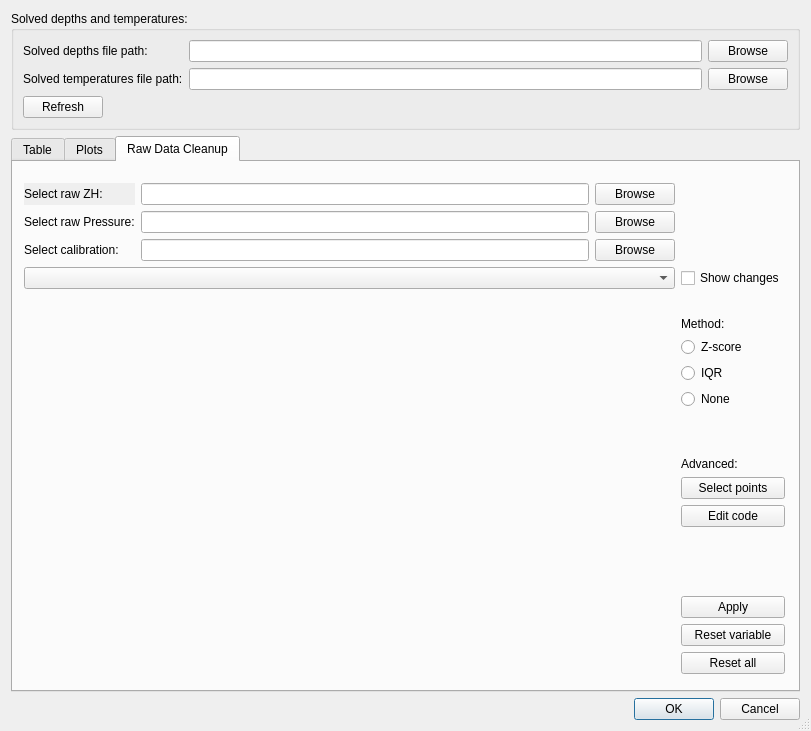
<?xml version="1.0" encoding="UTF-8"?>
<ui version="4.0">
 <class>TemperatureViewer</class>
 <widget class="QDialog" name="TemperatureViewer">
  <property name="geometry">
   <rect>
    <x>0</x>
    <y>0</y>
    <width>811</width>
    <height>731</height>
   </rect>
  </property>
  <property name="windowTitle">
   <string>Temperatures Viewer</string>
  </property>
  <property name="sizeGripEnabled">
   <bool>true</bool>
  </property>
  <layout class="QVBoxLayout" name="verticalLayout_5">
   <item>
    <widget class="QGroupBox" name="groupBox">
     <property name="title">
      <string>Solved depths and temperatures:</string>
     </property>
     <layout class="QGridLayout" name="gridLayout">
      <item row="0" column="0">
       <widget class="QLabel" name="label_3">
        <property name="text">
         <string>Solved depths file path:</string>
        </property>
       </widget>
      </item>
      <item row="0" column="1">
       <widget class="QLineEdit" name="lineEditDepthFile"/>
      </item>
      <item row="0" column="2">
       <widget class="QPushButton" name="pushButtonBrowseDepth">
        <property name="enabled">
         <bool>true</bool>
        </property>
        <property name="text">
         <string>Browse</string>
        </property>
       </widget>
      </item>
      <item row="1" column="0">
       <widget class="QLabel" name="label">
        <property name="text">
         <string>Solved temperatures file path:</string>
        </property>
       </widget>
      </item>
      <item row="1" column="1">
       <widget class="QLineEdit" name="lineEditTempFile"/>
      </item>
      <item row="1" column="2">
       <widget class="QPushButton" name="pushButtonBrowseTemp">
        <property name="enabled">
         <bool>true</bool>
        </property>
        <property name="text">
         <string>Browse</string>
        </property>
       </widget>
      </item>
      <item row="2" column="0" colspan="3">
       <layout class="QHBoxLayout" name="horizontalLayout">
        <item>
         <widget class="QPushButton" name="pushButtonRefresh">
          <property name="text">
           <string>Refresh</string>
          </property>
         </widget>
        </item>
        <item>
         <widget class="QLabel" name="labelStatus">
          <property name="text">
           <string/>
          </property>
         </widget>
        </item>
        <item>
         <spacer name="horizontalSpacer_2">
          <property name="orientation">
           <enum>Qt::Horizontal</enum>
          </property>
          <property name="sizeHint" stdset="0">
           <size>
            <width>118</width>
            <height>20</height>
           </size>
          </property>
         </spacer>
        </item>
       </layout>
      </item>
     </layout>
    </widget>
   </item>
   <item>
    <widget class="QTabWidget" name="tabWidget">
     <property name="currentIndex">
      <number>2</number>
     </property>
     <widget class="QWidget" name="tabTable">
      <attribute name="title">
       <string>Table</string>
      </attribute>
      <layout class="QVBoxLayout" name="verticalLayout_4">
       <item>
        <widget class="QTableView" name="tableView"/>
       </item>
      </layout>
     </widget>
     <widget class="QWidget" name="tabPlot">
      <attribute name="title">
       <string>Plots</string>
      </attribute>
      <layout class="QVBoxLayout" name="verticalLayout_2">
       <item>
        <widget class="QSplitter" name="splitter">
         <property name="orientation">
          <enum>Qt::Vertical</enum>
         </property>
         <widget class="QScrollArea" name="scrollAreaImage">
          <property name="frameShape">
           <enum>QFrame::NoFrame</enum>
          </property>
          <property name="widgetResizable">
           <bool>true</bool>
          </property>
          <widget class="QWidget" name="widgetImage">
           <property name="geometry">
            <rect>
             <x>0</x>
             <y>0</y>
             <width>771</width>
             <height>68</height>
            </rect>
           </property>
           <layout class="QVBoxLayout" name="verticalLayout_6">
            <property name="spacing">
             <number>0</number>
            </property>
            <property name="leftMargin">
             <number>0</number>
            </property>
            <property name="topMargin">
             <number>0</number>
            </property>
            <property name="rightMargin">
             <number>0</number>
            </property>
            <property name="bottomMargin">
             <number>0</number>
            </property>
           </layout>
          </widget>
         </widget>
         <widget class="QFrame" name="frame">
          <property name="frameShape">
           <enum>QFrame::NoFrame</enum>
          </property>
          <property name="frameShadow">
           <enum>QFrame::Plain</enum>
          </property>
          <layout class="QVBoxLayout" name="verticalLayout">
           <property name="spacing">
            <number>2</number>
           </property>
           <property name="leftMargin">
            <number>0</number>
           </property>
           <property name="topMargin">
            <number>0</number>
           </property>
           <property name="rightMargin">
            <number>0</number>
           </property>
           <property name="bottomMargin">
            <number>0</number>
           </property>
           <item>
            <layout class="QHBoxLayout" name="horizontalLayout_2" stretch="0,1,1">
             <item>
              <widget class="QLabel" name="label_2">
               <property name="text">
                <string>Select depth:</string>
               </property>
              </widget>
             </item>
             <item>
              <widget class="QComboBox" name="comboBoxDepth"/>
             </item>
             <item>
              <spacer name="horizontalSpacer">
               <property name="orientation">
                <enum>Qt::Horizontal</enum>
               </property>
               <property name="sizeHint" stdset="0">
                <size>
                 <width>40</width>
                 <height>20</height>
                </size>
               </property>
              </spacer>
             </item>
            </layout>
           </item>
           <item>
            <widget class="QScrollArea" name="scrollAreaCurve">
             <property name="frameShape">
              <enum>QFrame::NoFrame</enum>
             </property>
             <property name="frameShadow">
              <enum>QFrame::Sunken</enum>
             </property>
             <property name="verticalScrollBarPolicy">
              <enum>Qt::ScrollBarAsNeeded</enum>
             </property>
             <property name="sizeAdjustPolicy">
              <enum>QAbstractScrollArea::AdjustToContents</enum>
             </property>
             <property name="widgetResizable">
              <bool>true</bool>
             </property>
             <widget class="QWidget" name="widgetCurve">
              <property name="geometry">
               <rect>
                <x>0</x>
                <y>0</y>
                <width>771</width>
                <height>406</height>
               </rect>
              </property>
              <layout class="QVBoxLayout" name="verticalLayout_3">
               <property name="spacing">
                <number>0</number>
               </property>
               <property name="leftMargin">
                <number>0</number>
               </property>
               <property name="topMargin">
                <number>0</number>
               </property>
               <property name="rightMargin">
                <number>0</number>
               </property>
               <property name="bottomMargin">
                <number>0</number>
               </property>
              </layout>
             </widget>
            </widget>
           </item>
          </layout>
         </widget>
        </widget>
       </item>
      </layout>
     </widget>
     <widget class="QWidget" name="cleanDataTab">
      <property name="maximumSize">
       <size>
        <width>797</width>
        <height>559</height>
       </size>
      </property>
      <attribute name="title">
       <string>Raw Data Cleanup</string>
      </attribute>
      <widget class="QWidget" name="layoutWidget">
       <property name="geometry">
        <rect>
         <x>11</x>
         <y>21</y>
         <width>761</width>
         <height>491</height>
        </rect>
       </property>
       <layout class="QVBoxLayout" name="verticalLayout_8" stretch="0">
        <item>
         <layout class="QGridLayout" name="gridLayout_2">
          <item row="1" column="1">
           <widget class="QLineEdit" name="lineEditRawPressureFile"/>
          </item>
          <item row="11" column="3">
           <widget class="QLabel" name="labelAdvanced">
            <property name="text">
             <string>Advanced:</string>
            </property>
           </widget>
          </item>
          <item row="12" column="3">
           <widget class="QPushButton" name="pushButtonSelectPoints">
            <property name="text">
             <string>Select points</string>
            </property>
           </widget>
          </item>
          <item row="0" column="1">
           <widget class="QLineEdit" name="lineEditRawZHFile">
            <property name="autoFillBackground">
             <bool>true</bool>
            </property>
           </widget>
          </item>
          <item row="0" column="2">
           <widget class="QPushButton" name="pushButtonBrowseRawZH">
            <property name="autoFillBackground">
             <bool>true</bool>
            </property>
            <property name="text">
             <string>Browse</string>
            </property>
           </widget>
          </item>
          <item row="4" column="0" rowspan="16" colspan="3">
           <layout class="QVBoxLayout" name="widgetRawData"/>
          </item>
          <item row="13" column="3">
           <widget class="QPushButton" name="pushButtonEditCode">
            <property name="text">
             <string>Edit code</string>
            </property>
           </widget>
          </item>
          <item row="17" column="3">
           <widget class="QPushButton" name="pushButtonPrevisualize">
            <property name="text">
             <string>Apply</string>
            </property>
           </widget>
          </item>
          <item row="3" column="0" colspan="3">
           <widget class="QComboBox" name="comboBoxRawVar"/>
          </item>
          <item row="0" column="0">
           <widget class="QLabel" name="rawDataLabel">
            <property name="autoFillBackground">
             <bool>true</bool>
            </property>
            <property name="text">
             <string>Select raw ZH: </string>
            </property>
           </widget>
          </item>
          <item row="2" column="1">
           <widget class="QLineEdit" name="lineEditCalibrationFile"/>
          </item>
          <item row="1" column="0">
           <widget class="QLabel" name="label_4">
            <property name="text">
             <string>Select raw Pressure:</string>
            </property>
           </widget>
          </item>
          <item row="2" column="0">
           <widget class="QLabel" name="label_5">
            <property name="text">
             <string>Select calibration:</string>
            </property>
           </widget>
          </item>
          <item row="1" column="2">
           <widget class="QPushButton" name="pushButtonBrowseRauPressure">
            <property name="text">
             <string>Browse</string>
            </property>
           </widget>
          </item>
          <item row="2" column="2">
           <widget class="QPushButton" name="pushButtonBrowseCalibration">
            <property name="text">
             <string>Browse</string>
            </property>
           </widget>
          </item>
          <item row="3" column="3">
           <widget class="QCheckBox" name="checkBoxChanges">
            <property name="text">
             <string>Show changes</string>
            </property>
           </widget>
          </item>
          <item row="8" column="3">
           <widget class="QRadioButton" name="radioButtonNone">
            <property name="text">
             <string>None</string>
            </property>
           </widget>
          </item>
          <item row="7" column="3">
           <widget class="QRadioButton" name="radioButtonIQR">
            <property name="text">
             <string>IQR</string>
            </property>
           </widget>
          </item>
          <item row="6" column="3">
           <widget class="QRadioButton" name="radioButtonZScore">
            <property name="text">
             <string>Z-score</string>
            </property>
           </widget>
          </item>
          <item row="5" column="3">
           <widget class="QLabel" name="labelMethod">
            <property name="text">
             <string>Method:</string>
            </property>
           </widget>
          </item>
          <item row="18" column="3">
           <widget class="QPushButton" name="pushButtonResetVar">
            <property name="text">
             <string>Reset variable</string>
            </property>
           </widget>
          </item>
          <item row="19" column="3">
           <widget class="QPushButton" name="pushButtonResetAll">
            <property name="text">
             <string>Reset all</string>
            </property>
           </widget>
          </item>
         </layout>
        </item>
       </layout>
      </widget>
     </widget>
    </widget>
   </item>
   <item>
    <widget class="QDialogButtonBox" name="buttonBox">
     <property name="orientation">
      <enum>Qt::Horizontal</enum>
     </property>
     <property name="standardButtons">
      <set>QDialogButtonBox::Cancel|QDialogButtonBox::Ok</set>
     </property>
    </widget>
   </item>
  </layout>
 </widget>
 <resources/>
 <connections>
  <connection>
   <sender>buttonBox</sender>
   <signal>accepted()</signal>
   <receiver>TemperatureViewer</receiver>
   <slot>accept()</slot>
   <hints>
    <hint type="sourcelabel">
     <x>248</x>
     <y>254</y>
    </hint>
    <hint type="destinationlabel">
     <x>157</x>
     <y>274</y>
    </hint>
   </hints>
  </connection>
  <connection>
   <sender>buttonBox</sender>
   <signal>rejected()</signal>
   <receiver>TemperatureViewer</receiver>
   <slot>reject()</slot>
   <hints>
    <hint type="sourcelabel">
     <x>316</x>
     <y>260</y>
    </hint>
    <hint type="destinationlabel">
     <x>286</x>
     <y>274</y>
    </hint>
   </hints>
  </connection>
 </connections>
</ui>
